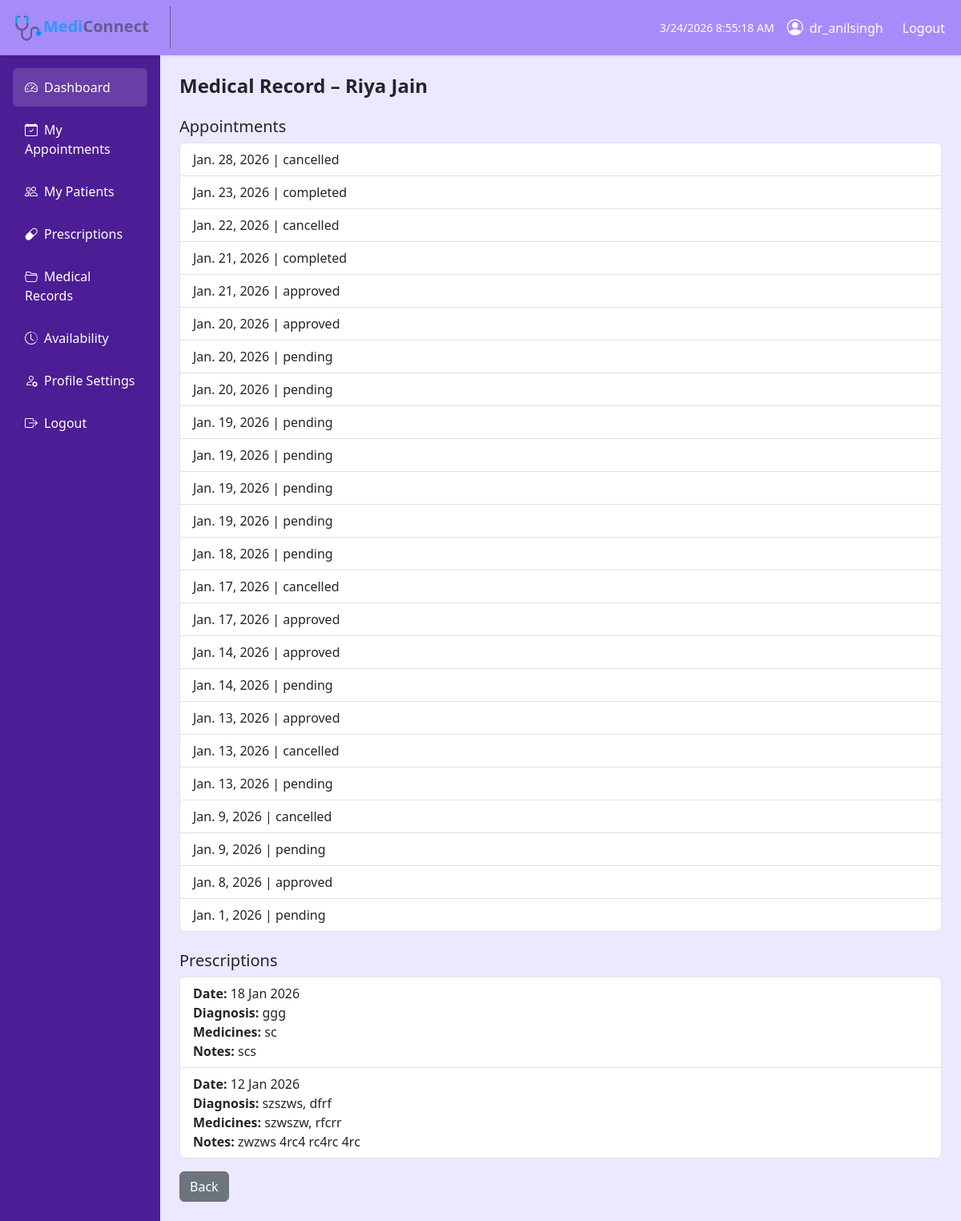
The app's page /doctor/medical-records/7/ (signed in) with its own data.
### MediConnectApp/models.py (models this page shows, shortened)
class PatientProfile(models.Model):
    GENDER_CHOICES = [
        ('male', 'Male'),
        ('female', 'Female'),
        ('other', 'Other'),
    ]
    user = models.OneToOneField(User, on_delete=models.CASCADE)
    patient_id = models.CharField(max_length=10, unique=True, blank=True)
    phone = models.CharField(max_length=15)
    age = models.PositiveIntegerField(blank=True, null=True)
    gender = models.CharField(max_length=10, choices=GENDER_CHOICES, blank=True)
    address = models.TextField(blank=True)
    created_at = models.DateTimeField(auto_now_add=True)

class Appointment(models.Model):
    STATUS_CHOICES = (
        ("pending", "Pending"),
        ("approved", "Approved"),
        ("completed", "Completed"),
        ("cancelled", "Cancelled"),
    )
    appointment_id = models.CharField(max_length=10, unique=True, blank=True)
    patient = models.ForeignKey(PatientProfile, on_delete=models.CASCADE)
    doctor = models.ForeignKey(DoctorProfile, on_delete=models.CASCADE)
    appointment_date = models.DateField()
    appointment_time = models.TimeField()
    status = models.CharField(max_length=20, choices=STATUS_CHOICES, default="pending")
    created_at = models.DateTimeField(auto_now_add=True)

class Prescription(models.Model):
    appointment = models.OneToOneField(Appointment, on_delete=models.CASCADE)
    doctor = models.ForeignKey(DoctorProfile, on_delete=models.CASCADE)
    patient = models.ForeignKey(PatientProfile, on_delete=models.CASCADE)
    diagnosis = models.TextField(blank=True, null=True)
    medicines = models.TextField()
    notes = models.TextField(blank=True)
    created_at = models.DateTimeField(auto_now_add=True)

### MediConnectApp/views.py (the view)
# urls.py: path("doctor/medical-records/<int:patient_id>/", views.doctor_patient_medical_record_detail, name="doctor_patient_medical_record_detail"),
@login_required(login_url="login")
def doctor_patient_medical_record_detail(request, patient_id):
    if not hasattr(request.user, "doctorprofile"):
        messages.error(request, "Unauthorized access.")
        return redirect("login")
    doctor = request.user.doctorprofile
    patient = get_object_or_404(
        PatientProfile,
        id=patient_id
    )
    appointments = Appointment.objects.filter(
        doctor=doctor,
        patient=patient
    ).order_by("-appointment_date")
    prescriptions = Prescription.objects.filter(
        doctor=doctor,
        patient=patient
    ).order_by("-created_at")
    context = {
        "patient": patient,
        "appointments": appointments,
        "prescriptions": prescriptions
    }
    return render(
        request,
        "users/doctor/d_medical_record_detail.html",
        context
    )

### templates/users/doctor/d_medical_record_detail.html (shortened to what this page needs)
{% extends "users/doctor/d_base.html" %}
{% block content %}
<h4 class="fw-bold mb-3">
    Medical Record – {{ patient.user.first_name }} {{ patient.user.last_name }}
</h4>
<h5 class="mt-4">Appointments</h5>
{% if appointments %}
<ul class="list-group mb-4">
    {% for ap in appointments %}
    <li class="list-group-item">
        {{ ap.appointment_date }} | {{ ap.status }}
    </li>
    {% endfor %}
</ul>
{% else %}
<p class="text-muted">No appointments found.</p>
{% endif %}
<h5>Prescriptions</h5>
{% if prescriptions %}
<ul class="list-group">
    {% for pr in prescriptions %}
    <li class="list-group-item">
        <strong>Date:</strong> {{ pr.created_at|date:"d M Y" }} <br>
        <strong>Diagnosis:</strong> {{ pr.diagnosis }} <br>
        <strong>Medicines:</strong> {{ pr.medicines }} <br>
        <strong>Notes:</strong> {{ pr.notes }}
    </li>
    {% endfor %}
</ul>
{% else %}
<p class="text-muted">No prescriptions available.</p>
{% endif %}
<a href="{% url 'doctor_medical_records' %}"
   class="btn btn-secondary mt-3">
    Back
</a>
{% endblock %}

### templates/users/doctor/d_base.html (shortened to what this page needs)
{% load tz %}
<!DOCTYPE html>
{% load static %}
<html lang="en">
<head>
    <link href="https://cdn.jsdelivr.net/npm/bootstrap@5.3.2/dist/css/bootstrap.min.css" rel="stylesheet">
    <link href="https://cdn.jsdelivr.net/npm/bootstrap-icons@1.11.1/font/bootstrap-icons.css" rel="stylesheet">
</head>
<body>
<nav class="sticky-md-top navbar navbar-expand-lg navbar-dark shadow-sm" style="background-color: #A78BFA !important;">
    <div class="container-fluid">
        <a class="navbar-brand fw-bold" href="{% url 'doctor_dashboard' %}" style="color: #635a93; text-decoration: none; border-right-style: solid; border-right-color: #635a93; border-right-width: 1px; padding: 8px 26px 8px 5px;">
            <img src="{% static 'media\logos\mediconnect-logo.png' %}" width="37" height="37" alt="Logo"><b><span style="color: #2f97ff;">Medi</span>Connect</b>
        </a>
        <div class="d-flex align-items-center text-white">
            <span class="me-3 small" id="clock"></span>
            <i class="bi bi-person-circle fs-5 me-2"></i>
            <span class="me-3">{{ user.username }}</span>
            <ul class="navbar-nav ms-auto">
                {% if user.is_authenticated %}
                <li class="nav-item">
                    <a class="nav-link text-white" href="{% url 'logout' %}">
                        Logout
                    </a>
                </li>
                {% else %}
                <li class="nav-item">
                    <a class="nav-link text-white" href="{% url 'login' %}">
                        Login
                    </a>
                </li>
                {% endif %}
            </ul>
        </div>
    </div>
</nav>
<div class="container-fluid">
    <div class="row">
        <div class="col-md-3 col-lg-2 sidebar p-3">
            <a href="{% url 'doctor_dashboard' %}" class="active"><i class="bi bi-speedometer2 me-2"></i>Dashboard</a>
            <a href="{% url 'doctor_appointments' %}"><i class="bi bi-calendar-check me-2"></i>My Appointments</a>
            <a href="{% url 'doctor_patients' %}"><i class="bi bi-people me-2"></i>My Patients</a>
            <a href="{% url 'doctor_prescriptions' %}"><i class="bi bi-capsule me-2"></i>Prescriptions</a>
            <a href="{% url 'doctor_medical_records' %}"><i class="bi bi-folder2-open me-2"></i>Medical Records</a>
            <a href="{% url 'doctor_availability' %}"><i class="bi bi-clock-history me-2"></i>Availability</a>
            <a href="{% url 'doctor_profile_settings' %}"><i class="bi bi-person-gear me-2"></i>Profile Settings</a>
            <a href="{% url 'logout' %}"><i class="bi bi-box-arrow-right me-2"></i>Logout</a>
        </div>
        <div class="col-md-9 col-lg-10 p-4">
            {% block content %}{% endblock %}
        </div>
    </div>
</div>
</body>
</html>

### templates/users/doctor/d_base.html (style rules this page uses)
body { background-color: #ece8ff; }
.sidebar { min-height: 100vh; background: #4C1D95; }
.sidebar a { color: #fff; text-decoration: none; padding: 12px 15px; display: block; border-radius: 6px; margin-bottom: 5px; }
.sidebar a:hover, .sidebar a.active { background: rgba(255, 255, 255, 0.15); }
.navbar-brand { font-weight: 600; }

### records on screen
PatientProfile: user.first_name "Riya", user.last_name "Jain"
Appointment: appointment_date "Jan. 28, 2026", status "cancelled"
Appointment: appointment_date "Jan. 23, 2026", status "completed"
Appointment: appointment_date "Jan. 22, 2026", status "cancelled"
Appointment: appointment_date "Jan. 21, 2026", status "completed"
Appointment: appointment_date "Jan. 21, 2026", status "approved"
Appointment: appointment_date "Jan. 20, 2026", status "approved"
Appointment: appointment_date "Jan. 20, 2026", status "pending"
Appointment: appointment_date "Jan. 20, 2026", status "pending"
Appointment: appointment_date "Jan. 19, 2026", status "pending"
Appointment: appointment_date "Jan. 19, 2026", status "pending"
Appointment: appointment_date "Jan. 19, 2026", status "pending"
Appointment: appointment_date "Jan. 19, 2026", status "pending"
Appointment: appointment_date "Jan. 18, 2026", status "pending"
Appointment: appointment_date "Jan. 17, 2026", status "cancelled"
Appointment: appointment_date "Jan. 17, 2026", status "approved"
Appointment: appointment_date "Jan. 14, 2026", status "approved"
Appointment: appointment_date "Jan. 14, 2026", status "pending"
Appointment: appointment_date "Jan. 13, 2026", status "approved"
Appointment: appointment_date "Jan. 13, 2026", status "cancelled"
Appointment: appointment_date "Jan. 13, 2026", status "pending"
Appointment: appointment_date "Jan. 9, 2026", status "cancelled"
Appointment: appointment_date "Jan. 9, 2026", status "pending"
Appointment: appointment_date "Jan. 8, 2026", status "approved"
Appointment: appointment_date "Jan. 1, 2026", status "pending"
Prescription: created_at "18 Jan 2026", diagnosis "ggg", medicines "sc", notes "scs"
Prescription: created_at "12 Jan 2026", diagnosis "szszws, dfrf", medicines "szwszw, rfcrr", notes "zwzws 4rc4 rc4rc 4rc"

### other values on screen
{{ user.username }} "dr_anilsingh"
